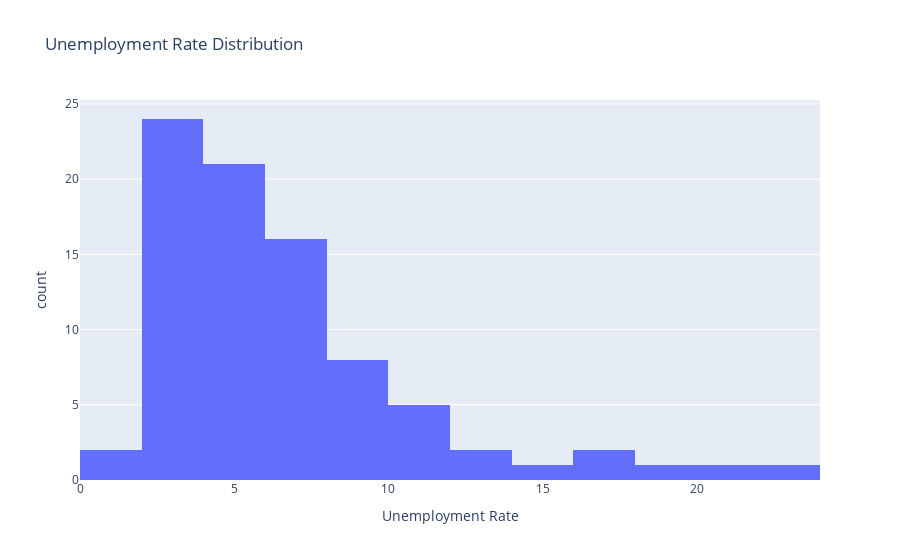

Write notebook code for a chart like this one.
### Code cell
fig = px.histogram(
    df_final,
    x="Unemployment Rate",
    title="Unemployment Rate Distribution"
)

fig.show()
Skewness=df_final['Unemployment Rate'].skew()
print(f'Skewness:{Skewness}')

### Figure 1 — Plotly figure (JSON) as saved in the notebook; plotly's stock layout.template omitted (floating-point values rounded to 4 significant figures)
{"data": [{"bingroup": "x", "hovertemplate": "Unemployment Rate=%{x}<br>count=%{y}<extra></extra>", "legendgroup": "", "marker": {"color": "#636efa", "pattern": {"shape": ""}}, "name": "", "orientation": "v", "showlegend": false, "type": "histogram", "x": [10.2, 3.0, 10.7, 6.2, 5.9, 5.6, 2.3, 4.6, 4.7, 9.9, 5.3, 9.6, 11.2, 1.4, 3.7, 4.7, 3.2, 2.1, 3.9, 3.2, 2.5, 4.3, 3.8, 3.3, 4.0, 6.5, 9.5, 10.8, 11.0, 13.7, 21.6, 17.7, 3.5, 6.6, 6.6, 8.1, 6.9, 8.5, 6.1, 3.5, 4.8, 7.5, 3.7, 17.2, 19.9, 2.7, 6.5, 2.4, 4.4, 4.5, 4.6, 4.7, 9.3, 6.1, 23.0, 8.5, 6.2, 6.1, 5.6, 5.3, 3.7, 4.2, 3.3, 4.1, 3.0, 3.3, 5.4, 4.6, 1.6, 2.2, 3.7, 2.9, 7.4, 7.0, 7.0, 5.3, 3.4, 2.4, 4.5, 6.2, 6.3, 9.2, 14.4, 12.2], "xaxis": "x", "yaxis": "y"}], "layout": {"barmode": "relative", "legend": {"tracegroupgap": 0}, "title": {"text": "Unemployment Rate Distribution"}, "xaxis": {"anchor": "y", "domain": [0, 1], "title": {"text": "Unemployment Rate"}}, "yaxis": {"anchor": "x", "domain": [0, 1], "title": {"text": "count"}}}}
